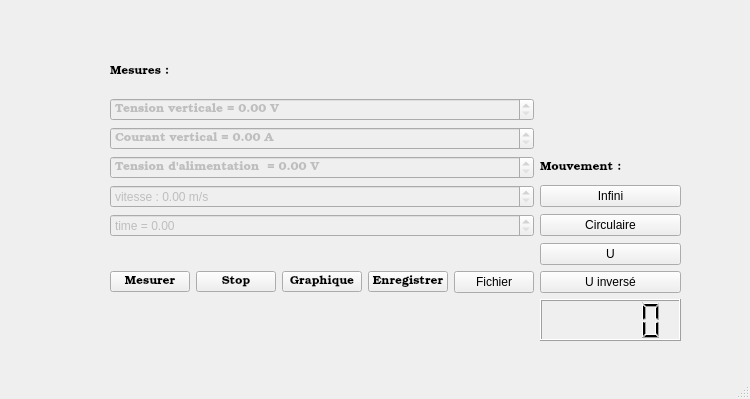
<?xml version="1.0" encoding="UTF-8"?>
<ui version="4.0">
 <class>MainWindow</class>
 <widget class="QMainWindow" name="MainWindow">
  <property name="geometry">
   <rect>
    <x>0</x>
    <y>0</y>
    <width>750</width>
    <height>399</height>
   </rect>
  </property>
  <property name="windowTitle">
   <string>MainWindow</string>
  </property>
  <widget class="QWidget" name="centralwidget">
   <widget class="QWidget" name="gridLayoutWidget">
    <property name="geometry">
     <rect>
      <x>110</x>
      <y>50</y>
      <width>571</width>
      <height>291</height>
     </rect>
    </property>
    <layout class="QGridLayout" name="gridLayout">
     <item row="8" column="0">
      <widget class="QDoubleSpinBox" name="vitesse">
       <property name="enabled">
        <bool>false</bool>
       </property>
       <property name="prefix">
        <string>vitesse : </string>
       </property>
       <property name="suffix">
        <string> m/s</string>
       </property>
      </widget>
     </item>
     <item row="10" column="1">
      <layout class="QVBoxLayout" name="verticalLayout_2">
       <item>
        <widget class="QPushButton" name="pushButton_3">
         <property name="text">
          <string>U</string>
         </property>
        </widget>
       </item>
      </layout>
     </item>
     <item row="7" column="0">
      <widget class="QDoubleSpinBox" name="tension_a">
       <property name="enabled">
        <bool>false</bool>
       </property>
       <property name="font">
        <font>
         <family>Bookman Old Style</family>
        </font>
       </property>
       <property name="prefix">
        <string>Tension d'alimentation  = </string>
       </property>
       <property name="suffix">
        <string> V</string>
       </property>
       <property name="maximum">
        <double>1000.000000000000000</double>
       </property>
      </widget>
     </item>
     <item row="7" column="1">
      <widget class="QLabel" name="label_3">
       <property name="font">
        <font>
         <family>Bookman Old Style</family>
         <bold>false</bold>
        </font>
       </property>
       <property name="text">
        <string>Mouvement :</string>
       </property>
      </widget>
     </item>
     <item row="14" column="1">
      <widget class="QPushButton" name="pushButton_4">
       <property name="text">
        <string>U inversé</string>
       </property>
      </widget>
     </item>
     <item row="14" column="0">
      <layout class="QHBoxLayout" name="horizontalLayout">
       <item>
        <widget class="QPushButton" name="mesurer">
         <property name="font">
          <font>
           <family>Bookman Old Style</family>
          </font>
         </property>
         <property name="text">
          <string>Mesurer</string>
         </property>
        </widget>
       </item>
       <item>
        <widget class="QPushButton" name="stop">
         <property name="font">
          <font>
           <family>Bookman Old Style</family>
          </font>
         </property>
         <property name="text">
          <string>Stop</string>
         </property>
        </widget>
       </item>
       <item>
        <widget class="QPushButton" name="graphique">
         <property name="font">
          <font>
           <family>Bookman Old Style</family>
          </font>
         </property>
         <property name="text">
          <string>Graphique</string>
         </property>
        </widget>
       </item>
       <item>
        <widget class="QPushButton" name="enregistrer">
         <property name="font">
          <font>
           <family>Bookman Old Style</family>
          </font>
         </property>
         <property name="text">
          <string>Enregistrer</string>
         </property>
        </widget>
       </item>
       <item>
        <widget class="QPushButton" name="pushButton">
         <property name="text">
          <string>Fichier</string>
         </property>
        </widget>
       </item>
      </layout>
     </item>
     <item row="10" column="0">
      <widget class="QLabel" name="label2">
       <property name="font">
        <font>
         <family>Bookman Old Style</family>
        </font>
       </property>
       <property name="text">
        <string/>
       </property>
      </widget>
     </item>
     <item row="9" column="1">
      <widget class="QPushButton" name="pushButton_2">
       <property name="text">
        <string>Circulaire</string>
       </property>
      </widget>
     </item>
     <item row="3" column="0">
      <widget class="QDoubleSpinBox" name="tension_v">
       <property name="enabled">
        <bool>false</bool>
       </property>
       <property name="font">
        <font>
         <family>Bookman Old Style</family>
        </font>
       </property>
       <property name="prefix">
        <string>Tension verticale = </string>
       </property>
       <property name="suffix">
        <string> V</string>
       </property>
      </widget>
     </item>
     <item row="9" column="0">
      <widget class="QDoubleSpinBox" name="time">
       <property name="enabled">
        <bool>false</bool>
       </property>
       <property name="prefix">
        <string>time = </string>
       </property>
      </widget>
     </item>
     <item row="6" column="0">
      <widget class="QDoubleSpinBox" name="courant_v">
       <property name="enabled">
        <bool>false</bool>
       </property>
       <property name="font">
        <font>
         <family>Bookman Old Style</family>
        </font>
       </property>
       <property name="prefix">
        <string>Courant vertical = </string>
       </property>
       <property name="suffix">
        <string> A</string>
       </property>
       <property name="maximum">
        <double>1000.000000000000000</double>
       </property>
      </widget>
     </item>
     <item row="2" column="0">
      <widget class="QLabel" name="label_2">
       <property name="font">
        <font>
         <family>Bookman Old Style</family>
         <bold>false</bold>
        </font>
       </property>
       <property name="text">
        <string>Mesures : </string>
       </property>
      </widget>
     </item>
     <item row="8" column="1">
      <widget class="QPushButton" name="pushButton_5">
       <property name="text">
        <string>Infini</string>
       </property>
      </widget>
     </item>
     <item row="15" column="1">
      <widget class="QLCDNumber" name="temps"/>
     </item>
    </layout>
   </widget>
  </widget>
  <widget class="QMenuBar" name="menubar">
   <property name="geometry">
    <rect>
     <x>0</x>
     <y>0</y>
     <width>750</width>
     <height>21</height>
    </rect>
   </property>
  </widget>
  <widget class="QStatusBar" name="statusbar"/>
 </widget>
 <resources/>
 <connections/>
</ui>
